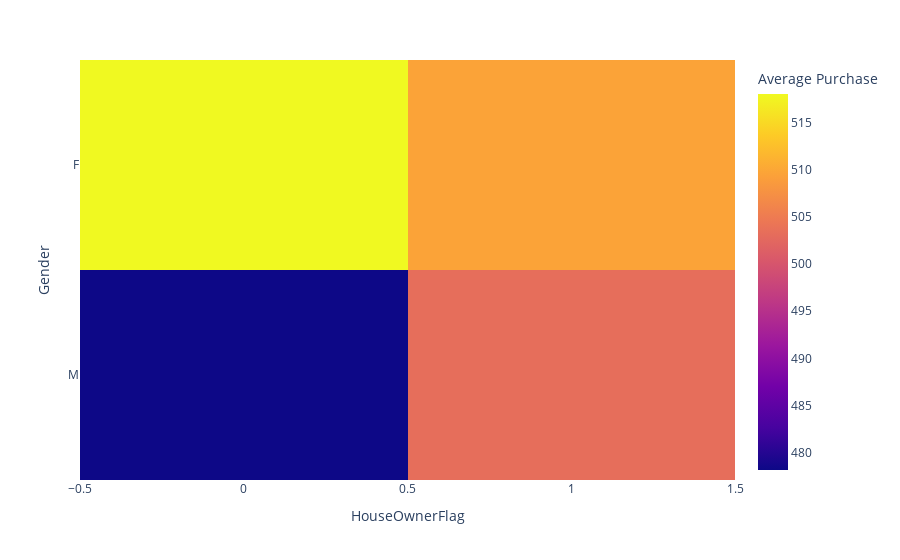

Notebook source saved alongside this figure:
### Code cell
#Does Gender and home ownership matter in order purchasin
fig = px.imshow(df.groupby(["Gender", "HouseOwnerFlag"])["SalesAmount"].mean().unstack(),
                labels=dict(color="Average Purchase"))
fig.show()

### Figure 1 — Plotly figure (JSON) as saved in the notebook; plotly's stock layout.template omitted (floating-point values rounded to 4 significant figures)
{"data": [{"coloraxis": "coloraxis", "hovertemplate": "HouseOwnerFlag: %{x}<br>Gender: %{y}<br>Average Purchase: %{z}<extra></extra>", "name": "0", "type": "heatmap", "x": [0, 1], "xaxis": "x", "y": ["F", "M"], "yaxis": "y", "z": [[518.0, 509.6], [478.2, 503.3]]}], "layout": {"coloraxis": {"colorbar": {"title": {"text": "Average Purchase"}}, "colorscale": [[0, "#0d0887"], [0.1111, "#46039f"], [0.2222, "#7201a8"], [0.3333, "#9c179e"], [0.4444, "#bd3786"], [0.5556, "#d8576b"], [0.6667, "#ed7953"], [0.7778, "#fb9f3a"], [0.8889, "#fdca26"], [1, "#f0f921"]]}, "margin": {"t": 60}, "xaxis": {"anchor": "y", "constrain": "domain", "domain": [0, 1], "scaleanchor": "y", "title": {"text": "HouseOwnerFlag"}}, "yaxis": {"anchor": "x", "autorange": "reversed", "constrain": "domain", "domain": [0, 1], "title": {"text": "Gender"}}}}
